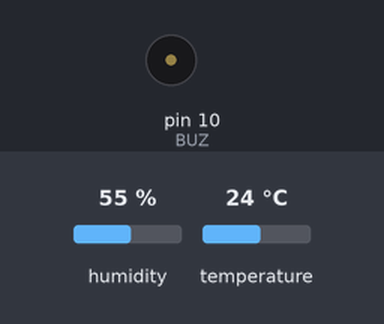
Bench run of a sketch on a simulated Arduino Uno, built with avr-gcc and run on an emulated ATmega328P. Shown: buzzer (waves = sounding, pin HIGH). Inputs (shaded band) come from the test bench; at power-on: humidity 55 %, temperature 24 °C. What the sketch prints to the serial monitor is not drawn.

Above: at 2.2 s.
2.3 s: humidity set to 41 %
5.3 s: humidity set to 38 %
At 6.5 s:
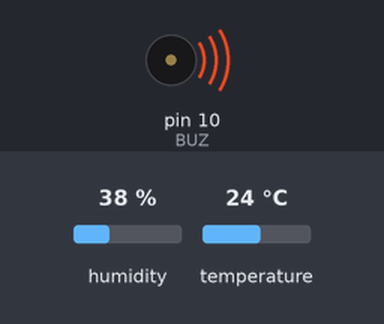
6.8 s: temperature set to 29.6 °C
8.3 s: temperature set to 30.5 °C
Timing chart, 0 to 10.8 s (numbered marks = the images above; inputs shaded):
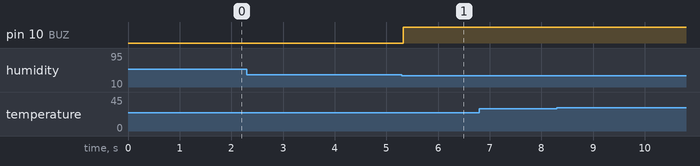

The sketch:

lesson-17_DHT20.ino
```cpp
#include "DHT20.h"

DHT20 DHT;

#define BUZ 10   // Beeper is on pin D10

// Set the alarm threshold
float tempThreshold = 30.0;  // Alarm triggered when temperature exceeds 30°C
float humiThreshold = 40.0;  // Alarm when humidity is below 40%

uint8_t count = 0;

void setup()
{
  Serial.begin(115200);
  Serial.println("DHT20 + BUZZER Alarm");

  Wire.begin();
  DHT.begin();

  pinMode(BUZ, OUTPUT);
  digitalWrite(BUZ, LOW);   // Default setting: Disable the buzzer

  delay(1000);
}

void loop()
{
  // Read every 1 second
  if (millis() - DHT.lastRead() >= 1000)
  {
    int status = DHT.read();   // Read the sensor
    float humidity = DHT.getHumidity();
    float temperature = DHT.getTemperature();

    // Print the title every 10 items.
    if ((count % 10) == 0)
    {
      count = 0;
      Serial.println();
      Serial.println("Type\tHumidity (%)\tTemp (°C)\tStatus");
    }
    count++;

    // print data
    Serial.print("DHT20\t");
    Serial.print(humidity, 1);
    Serial.print("\t\t");
    Serial.print(temperature, 1);
    Serial.print("\t\t");

    // display status
    if (status == DHT20_OK)
      Serial.println("DHT20_OK");
    else
      Serial.println("READ ERROR");

    //===============================
    //        Alarm judgment logic
    //===============================
    bool alarm = false;   // Do we need to call the police?

    if (temperature > tempThreshold)
    {
      Serial.println("⚠ Temperature too high! Alarm triggered!");
      alarm = true;
    }

    if (humidity < humiThreshold)
    {
      Serial.println("⚠ Low humidity! Alarm triggered!");
      alarm = true;
    }

    // Control the buzzer
    if (alarm)
    {
      digitalWrite(BUZ, HIGH);   // The buzzer is ringing.
    }
    else
    {
      digitalWrite(BUZ, LOW);    // Turn off the buzzer when it is normal.
    }
  }
}
```

Measured:
- the behaviour switches between 40 and 39 % on humidity (found by bisection; images 0 and 1)
- after the input at 2.3 s, every drawn part: stays the same
- after the input at 5.3 s, pin 10 (BUZ): LOW → HIGH at once
- after the input at 6.8 s, every drawn part: stays the same
- after the input at 8.3 s, every drawn part: stays the same
